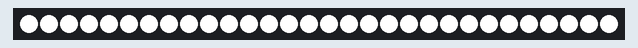
Recording of a sketch running on a simulated Arduino Uno, built with avr-gcc and run on an emulated ATmega328P. On the bench: 30 RGB LEDs in strip order, left to right.

Above: at 2.1 s.
At 3.1 s:
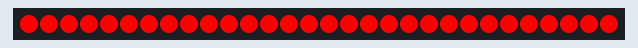

Measured:
- what the display in image 0 shows lasts 1.0 s, from 2.0 s to 3.0 s

The sketch:

fastled_experiments.ino
```cpp
#include "FastLED.h"

//FIXED GLOBAL VARS
// foo

#define DATA_PIN 4        //Define led data pin, has to support PWM
#define LED_TYPE NEOPIXEL  //define type of led
#define NUM_LEDS 30        //num of leds in strip

struct CRGB leds[NUM_LEDS];  // Initialize LED array

void setup() {
  delay(2000);  //for safe startup
  FastLED.addLeds<LED_TYPE, DATA_PIN>(leds, NUM_LEDS);
}

void loop() {
  // leds[2] = CRGB::Blue;  //set the 7th LED to Blue
  fill_solid( leds, NUM_LEDS, CRGB::White);
  FastLED.show();        //start the leds
  delay(1000);
  fill_solid( leds, NUM_LEDS, CRGB::Red);
  FastLED.show();
  delay(1000);
}
```
